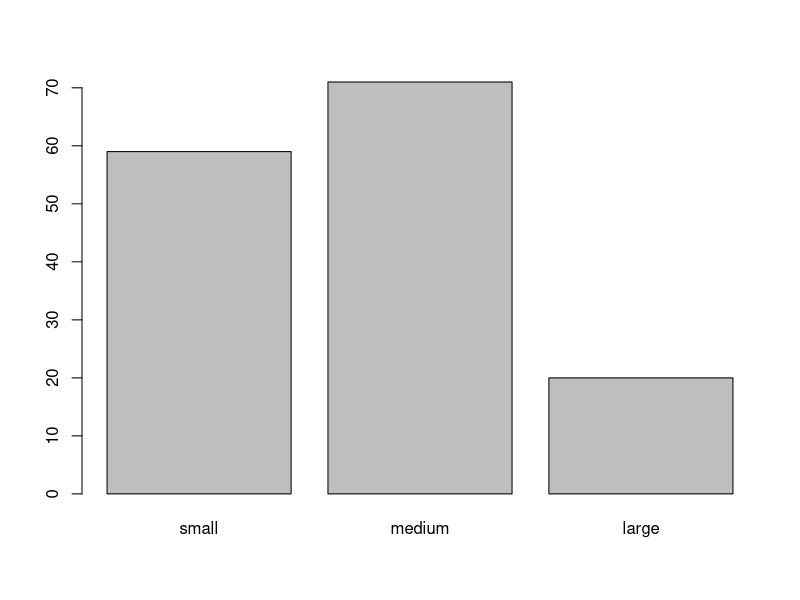
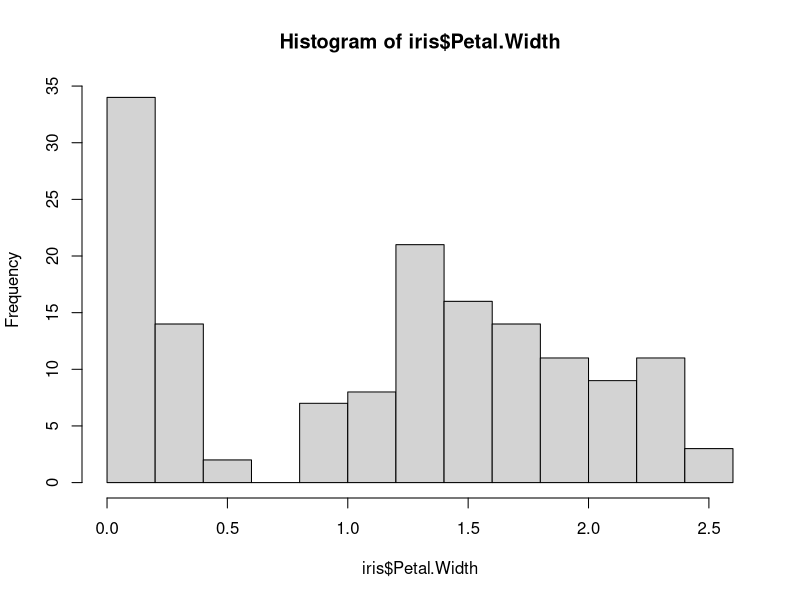
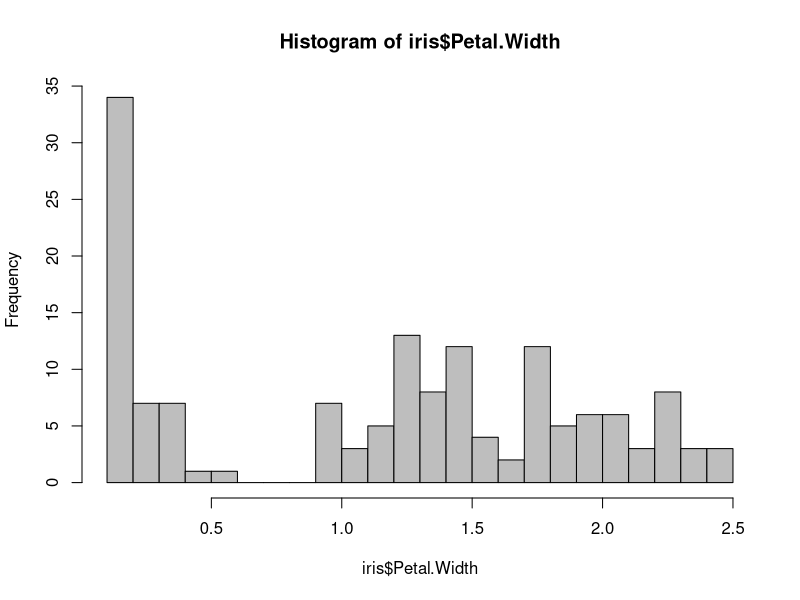
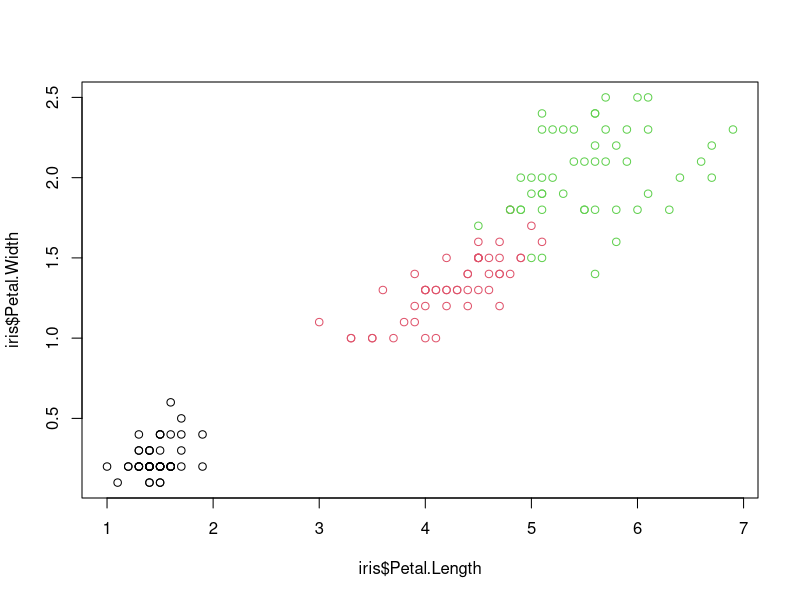
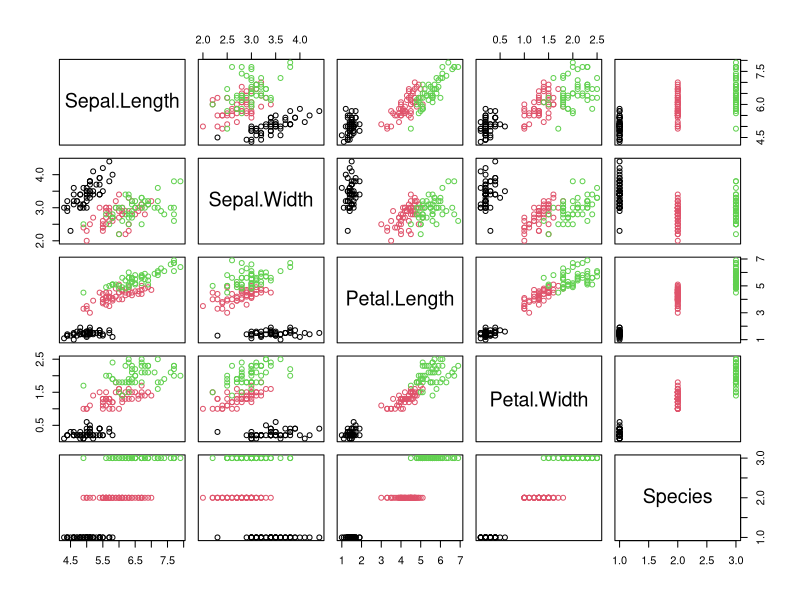
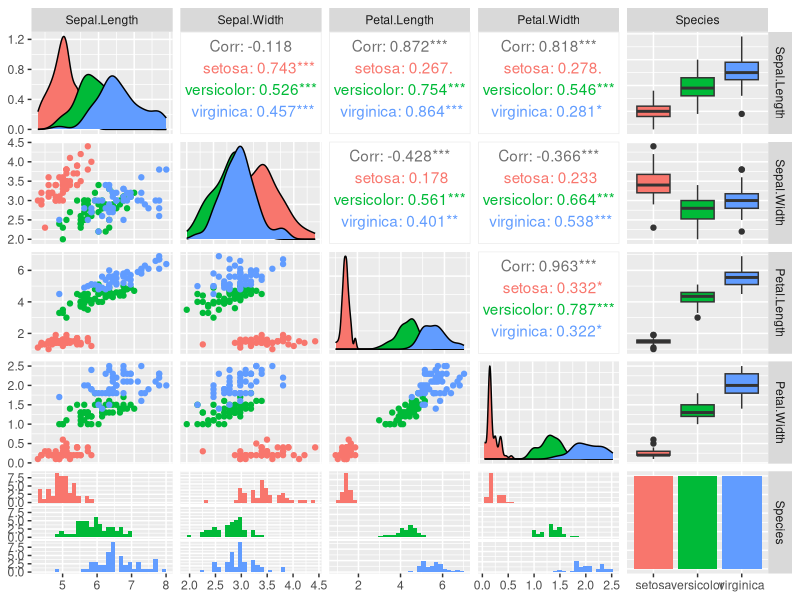
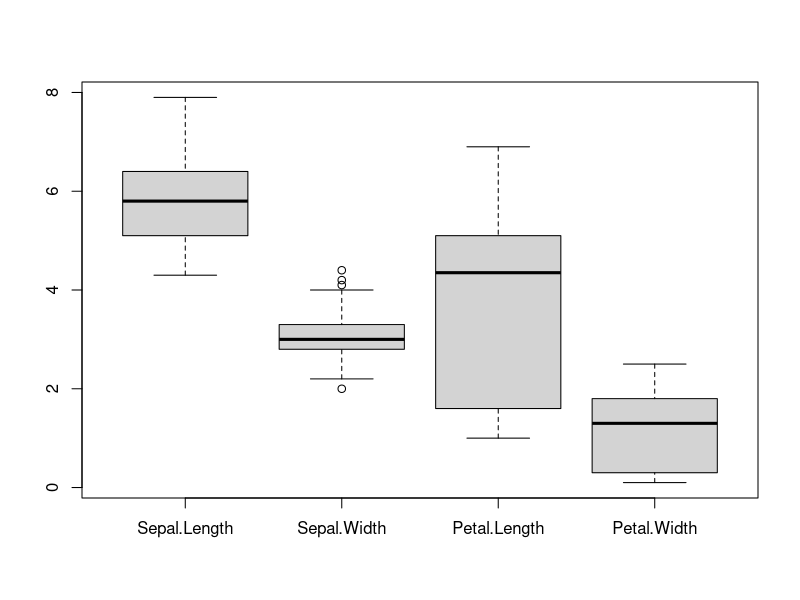
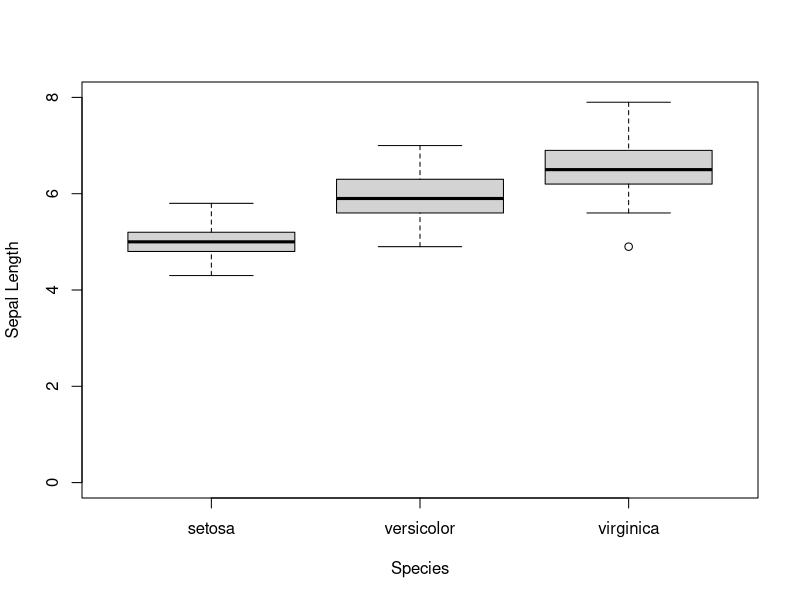

Generate these figures, in order, with R:
#' ---
#' title: "R Code for Chapter 2 of Introduction to Data Mining: Data (Exploring Data)"
#' author: "Michael Hahsler"
#' output:
#'  html_document:
#'    toc: true
#' ---

#' This is additional code related to chapter 2 of _"Introduction to Data Mining"_
#' by Pang-Ning Tan, Michael Steinbach and Vipin Kumar.
#' __See [table of contents](https://github.com/mhahsler/Introduction_to_Data_Mining_R_Examples#readme) for code examples for other chapters.__
#'
#' ![CC](https://i.creativecommons.org/l/by/4.0/88x31.png)
#' This work is licensed under the
#' [Creative Commons Attribution 4.0 International License](http://creativecommons.org/licenses/by/4.0/). For questions please contact
#' [Michael Hahsler](http://michael.hahsler.net).
#'


#' Load the iris data set
data(iris)
head(iris)

#' # Basic statistics
#'
#' Get summary statistics
summary(iris)

#' Get mean and standard deviation for sepal length
mean(iris$Sepal.Length)
sd(iris$Sepal.Length)

#' Ignor missing values (Note: this data does not contain any, but this is
#' what you would do)
mean(iris$Sepal.Length, na.rm = TRUE)

#' Robust mean (trim 10% of observations from each end of the distribution)
mean(iris$Sepal.Length, trim = .1)

#' Apply mean, sd and median to columns (MARGIN=2)
apply(iris[1:4], MARGIN=2, mean)
apply(iris[1:4], MARGIN=2, median)
apply(iris[1:4], MARGIN=2, sd)
apply(iris[1:4], MARGIN=2, var)
apply(iris[1:4], MARGIN=2, min)
apply(iris[1:4], MARGIN=2, max)


#' Define your own statistic: E.g., MAD (median absolute deviation)
mad <- function(x) median(abs(x-mean(x)))
apply(iris[1:4], MARGIN=2, mad)

#' # Tabulate data

#' Discretize the data first since there are too many values (cut divides the range by breaks, see package discretization for other methods)
iris_discrete <- data.frame(
	Sepal.Length= cut(iris$Sepal.Length, breaks=3,
		labels=c("small", "medium", "large"), ordered=TRUE),
	Sepal.Width= cut(iris$Sepal.Width, breaks=3,
		labels=c("small", "medium", "large"), ordered=TRUE),
	Petal.Length= cut(iris$Petal.Length, breaks=3,
		labels=c("small", "medium", "large"), ordered=TRUE),
	Petal.Width= cut(iris$Petal.Width, breaks=3,
		labels=c("small", "medium", "large"), ordered=TRUE),
	Species = iris$Species
	)

head(iris_discrete)
summary(iris_discrete)

#' Create some tables
table(iris_discrete$Sepal.Length, iris_discrete$Sepal.Width)
table(iris_discrete$Petal.Length, iris_discrete$Petal.Width)
table(iris_discrete$Petal.Length, iris_discrete$Species)

#table(iris_discrete)

#' Test if the two features are independent given the counts in the
#' contingency table (H0: independence)
#'
#' p-value: the probability of seeing a more extreme value of the test
#' statistic under the assumption that H0 is correct. Low p-values (typically
#' less than .05 or .01) indicate that H0 should be rejected.
tbl <- table(iris_discrete$Sepal.Length, iris_discrete$Sepal.Width)
tbl
chisq.test(tbl)

#' Fisher's exact test is  better for small counts (cells with counts <5)
fisher.test(tbl)

#' Plot the distribution for a discrete variable
table(iris_discrete$Sepal.Length)
barplot(table(iris_discrete$Sepal.Length))

#' # Percentiles
apply(iris[1:4], MARGIN=2, quantile)

#' Interquartile range
quantile(iris$Petal.Length)
quantile(iris$Petal.Length)[4] - quantile(iris$Petal.Length)[2]


#' # Visualizations

#' ### Histogram
#'
#' Show the distribution of a single numeric variable
hist(iris$Petal.Width)
hist(iris$Petal.Width, breaks=20, col="grey")

#' ### Scatter plot
#'
#' Show the relationship between two numeric variables
plot(x=iris$Petal.Length, y=iris$Petal.Width, col=iris$Species)

#' ### Scatter plot matrix
#'
#' Show the relationship between several numeric variables
pairs(iris, col=iris$Species)

#' Alternative scatter plot matrix
library("GGally")
ggpairs(iris,  ggplot2::aes(colour=Species))

#' ### Boxplot
#'

#' Compare the distribution of several continuous variables
boxplot(iris[,1:4])

#' Compare the distribution of a single continuous variables grouped by a nominal variable
boxplot(Sepal.Length ~ Species, data = iris,
  ylab = "Sepal Length", ylim = c(0,8))

#' Group-wise averages
aggregate(Sepal.Length ~ Species, data=iris, FUN = mean)
aggregate(Sepal.Width ~ Species, data=iris, FUN = mean)


#' ### ECDF: Empirical Cumulative Distribution Function
e <- ecdf(iris$Petal.Width)
hist(iris$Petal.Width, breaks=20, freq=FALSE, col="gray")
lines(e, col="red", lwd=2)

#' ### Data matrix visualization
iris_matrix <- as.matrix(iris[,1:4])
image(iris_matrix)

library(seriation) ## for pimage
pimage(iris_matrix, ylab="Object (ordered by species)",
  main="Original values", colorkey=TRUE)

#' values smaller than the average are blue and larger ones are red
iris_scaled <- scale(iris_matrix)
pimage(iris_scaled,
  ylab="Object (ordered by species)",
	main="Standard deviations from the feature mean")

#' use reordering of features and objects
pimage(iris_scaled, order = seriate(iris_scaled),
  main="Standard deviations (reordered)")

#' ### Correlation matrix
#'
#' Calculate and visualize the correlation between features
cm1 <- cor(iris_matrix)
cm1

library(seriation) ## for pimage and hmap
pimage(cm1)
hmap(cm1, margin = c(7,7), cexRow = 1, cexCol = 1)

library(corrplot)
corrplot(cm1, method="ellipse")
corrplot(cm1, method=c("ellipse"), order="FPC")

#' Test if correlation is significantly different from 0
cor.test(iris$Sepal.Length, iris$Sepal.Width)
cor.test(iris$Petal.Length, iris$Petal.Width) #this one is significant

#' Correlation between objects
cm2 <- cor(t(iris_matrix))
pimage(cm2,
	main="Correlation matrix", xlab="Objects", ylab="Objects",
  zlim = c(-1,1),col = bluered(100))

#' ### Parallel coordinates plot
library(MASS)
parcoord(iris[,1:4], col=iris$Species)

#' Reorder with placing correlated features next to each other
library(seriation)
o <- seriate(as.dist(1-cor(iris[,1:4])), method="BBURCG")
get_order(o)
parcoord(iris[,get_order(o)], col=iris$Species)

#' Look at some example maps at http://rgraphgallery.blogspot.com/search/label/map
